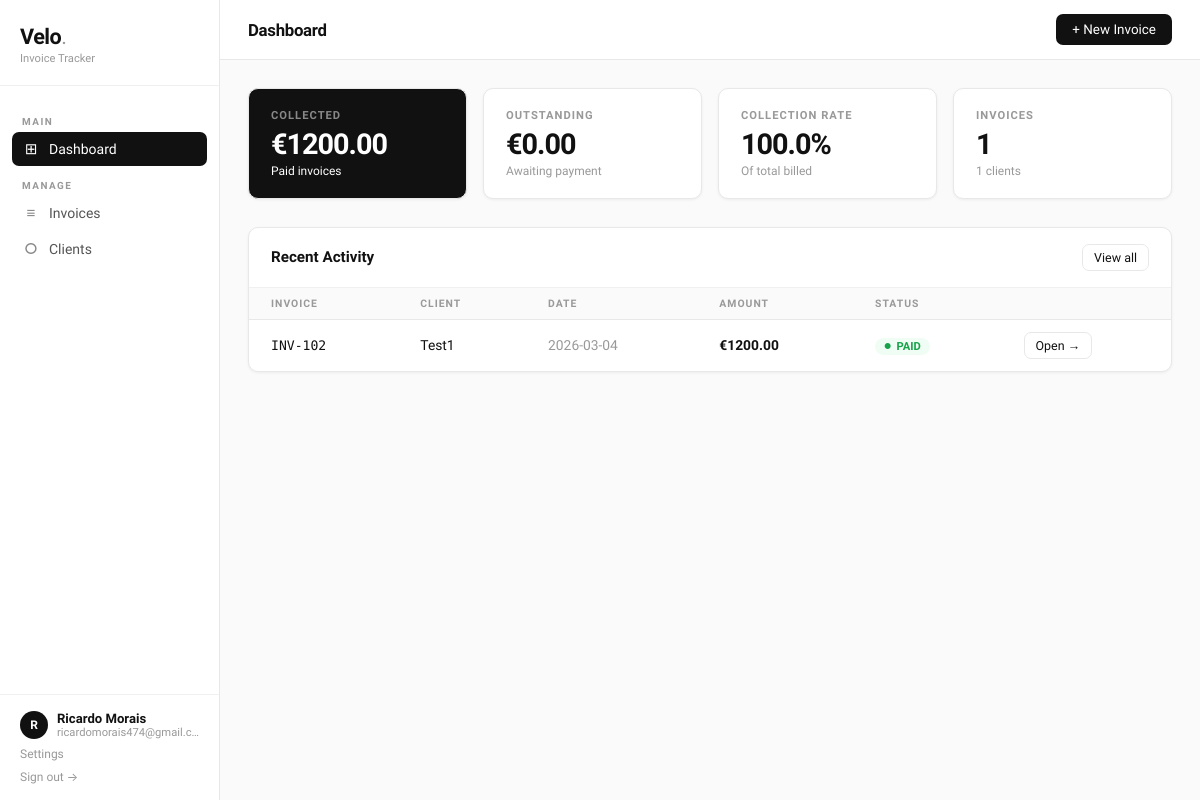
The page / (signed in) on the database its author committed.
### tables this page shows
CREATE TABLE invoices (id INTEGER PRIMARY KEY AUTOINCREMENT,user_id INTEGER NOT NULL,invoice_num TEXT NOT NULL,client_id INTEGER NOT NULL,total_amount REAL DEFAULT 0,status TEXT DEFAULT 'Unpaid',date TEXT NOT NULL,due_date TEXT,notes TEXT,FOREIGN KEY(user_id) REFERENCES users(id),FOREIGN KEY(client_id) REFERENCES clients(id));

CREATE TABLE clients (id INTEGER PRIMARY KEY AUTOINCREMENT,user_id INTEGER NOT NULL,name TEXT NOT NULL,email TEXT NOT NULL,phone TEXT,address TEXT,FOREIGN KEY(user_id) REFERENCES users(id));

### app.py (the view)
@app.route('/')
@login_required
def dashboard():
    db = get_db()
    total_revenue     = scalar(db, f"SELECT COALESCE(SUM(total_amount),0) FROM invoices WHERE user_id={ph()} AND status='Paid'",   (uid(),))
    total_outstanding = scalar(db, f"SELECT COALESCE(SUM(total_amount),0) FROM invoices WHERE user_id={ph()} AND status='Unpaid'", (uid(),))
    total_invoices    = scalar(db, f'SELECT COUNT(*) FROM invoices WHERE user_id={ph()}', (uid(),))
    total_clients     = scalar(db, f'SELECT COUNT(*) FROM clients  WHERE user_id={ph()}', (uid(),))
    rate   = (total_revenue / (total_revenue + total_outstanding) * 100) if (total_revenue + total_outstanding) > 0 else 0
    recent = fetchall(db, f'SELECT i.*,c.name FROM invoices i JOIN clients c ON i.client_id=c.id WHERE i.user_id={ph()} ORDER BY i.date DESC LIMIT 5', (uid(),))
    return render_template('dashboard.html', total_revenue=total_revenue, total_outstanding=total_outstanding,
        total_invoices=total_invoices, total_clients=total_clients, collection_rate=round(rate,1), recent_invoices=recent)

### app.py (called while the page is built)
def login_required(f):
    @wraps(f)
    def decorated(*args, **kwargs):
        if 'user_id' not in session:
            flash('Please log in to continue.', 'info')
            return redirect(url_for('login'))
        return f(*args, **kwargs)
    return decorated

def uid():
    return session.get('user_id')

def fetchone(db, sql, params=()):
    cur = db_cursor(db)
    cur.execute(sql, params)
    return cur.fetchone()

def fetchall(db, sql, params=()):
    cur = db_cursor(db)
    cur.execute(sql, params)
    return cur.fetchall()

def scalar(db, sql, params=()):
    row = fetchone(db, sql, params)
    if row is None: return 0
    return list(row.values())[0] if IS_POSTGRES else row[0]

def ph():
    return '%s' if IS_POSTGRES else '?'

    def get_db():
        if 'db' not in g:
            g.db = sqlite3.connect(DB_PATH)
            g.db.row_factory = sqlite3.Row
        return g.db

    def db_cursor(db):
        return db.cursor()

### templates/dashboard.html (shortened to what this page needs)
{% extends "base.html" %}
{% block page_title %}Dashboard{% endblock %}
{% block topbar_actions %}<a href="{{ url_for('create_invoice') }}" class="btn btn-primary">+ New Invoice</a>{% endblock %}
{% block content %}
<div class="stats-grid">
  <div class="stat-card highlight"><div class="stat-label">Collected</div><div class="stat-value">&#8364;{{ "%.2f"|format(total_revenue) }}</div><div class="stat-sub">Paid invoices</div></div>
  <div class="stat-card"><div class="stat-label">Outstanding</div><div class="stat-value">&#8364;{{ "%.2f"|format(total_outstanding) }}</div><div class="stat-sub">Awaiting payment</div></div>
  <div class="stat-card"><div class="stat-label">Collection Rate</div><div class="stat-value">{{ collection_rate }}%</div><div class="stat-sub">Of total billed</div></div>
  <div class="stat-card"><div class="stat-label">Invoices</div><div class="stat-value">{{ total_invoices }}</div><div class="stat-sub">{{ total_clients }} clients</div></div>
</div>
<div class="table-card">
  <div class="table-header"><h3>Recent Activity</h3><a href="{{ url_for('invoices') }}" class="btn btn-outline btn-sm">View all</a></div>
  {% if recent_invoices %}
  <table>
    <thead><tr><th>Invoice</th><th>Client</th><th>Date</th><th>Amount</th><th>Status</th><th></th></tr></thead>
    <tbody>
      {% for inv in recent_invoices %}
      <tr>
        <td class="mono" style="font-size:.82rem">{{ inv.invoice_num }}</td>
        <td>{{ inv.name }}</td>
        <td style="color:var(--ink3)">{{ inv.date }}</td>
        <td><strong>&#8364;{{ "%.2f"|format(inv.total_amount) }}</strong></td>
        <td><span class="badge badge-{{ inv.status|lower }}">{{ inv.status }}</span></td>
        <td><a href="{{ url_for('invoice_detail', invoice_id=inv.id) }}" class="btn btn-outline btn-sm">Open →</a></td>
      </tr>
      {% endfor %}
    </tbody>
  </table>
  {% else %}
  <div class="empty-state"><strong>No invoices yet</strong><p>Create your first invoice to get started.</p></div>
  {% endif %}
</div>
{% endblock %}

### templates/base.html (style rules this page uses)
:root { --bg:#fafafa;--surface:#fff;--border:#e8e8e8;--border2:#f0f0f0;--ink:#111;--ink2:#555;--ink3:#999;--green:#16a34a;--green-bg:#f0fdf4;--red:#dc2626;--red-bg:#fef2f2;--radius:10px;--shadow:0 1px 3px rgba(0,0,0,.06); }
*,*::before,*::after { box-sizing:border-box;margin:0;padding:0; }
body { font-family:'Geist',-apple-system,sans-serif;background:var(--bg);color:var(--ink);min-height:100vh;display:flex; }
.stats-grid { display:grid;grid-template-columns:repeat(auto-fit,minmax(190px,1fr));gap:16px;margin-bottom:28px; }
.stat-card { background:var(--surface);border:1px solid var(--border);border-radius:var(--radius);padding:20px 22px;box-shadow:var(--shadow); }
.stat-card.highlight { background:var(--ink); }
.stat-card.highlight .stat-label { color:rgba(255,255,255,.5); }
.stat-card.highlight .stat-value,.stat-card.highlight .stat-sub { color:#fff; }
.stat-label { font-size:.7rem;font-weight:600;text-transform:uppercase;letter-spacing:1px;color:var(--ink3);margin-bottom:8px; }
.stat-value { font-size:1.8rem;font-weight:600;letter-spacing:-1px;line-height:1; }
.stat-sub { font-size:.75rem;color:var(--ink3);margin-top:5px; }
.table-card { background:var(--surface);border:1px solid var(--border);border-radius:var(--radius);overflow:hidden;box-shadow:var(--shadow); }
.table-header { padding:16px 22px;border-bottom:1px solid var(--border2);display:flex;align-items:center;justify-content:space-between; }
.table-header h3 { font-size:.95rem;font-weight:600; }
table { width:100%;border-collapse:collapse; }
th { text-align:left;padding:9px 22px;font-size:.65rem;font-weight:600;text-transform:uppercase;letter-spacing:1px;color:var(--ink3);background:var(--bg);border-bottom:1px solid var(--border); }
td { padding:12px 22px;font-size:.865rem;border-bottom:1px solid var(--border2);vertical-align:middle; }
tr:last-child td { border-bottom:none; }
.badge { display:inline-flex;align-items:center;gap:5px;padding:2px 9px;border-radius:20px;font-size:.7rem;font-weight:600;text-transform:uppercase; }
.badge::before { content:'●';font-size:.5rem; }
.badge-paid { background:var(--green-bg);color:var(--green); }
.btn { display:inline-flex;align-items:center;gap:5px;padding:8px 16px;border-radius:7px;font-family:'Geist',sans-serif;font-size:.84rem;font-weight:500;cursor:pointer;border:none;text-decoration:none;transition:all .12s;white-space:nowrap; }
.btn-primary { background:var(--ink);color:#fff; }
.btn-outline { background:transparent;color:var(--ink);border:1px solid var(--border); }
.btn-sm { padding:5px 11px;font-size:.78rem; }
.mono { font-family:'Geist Mono',monospace; }

### rows shown on the page
invoices: invoice_num "INV-102", name "Test1", date "2026-03-04", total_amount "1200.00", status "PAID"

### other values the page prints
{{ session.user_name[0].upper() if session.user_name else '?' }} "R"
{{ session.user_name }} "Ricardo Morais"
{{ session.user_email }} "ricardomorais474@gmail.…"
{{ "%.2f"|format(total_revenue) }} "1200.00"
{{ "%.2f"|format(total_outstanding) }} "0.00"
{{ collection_rate }} "100.0"
{{ total_invoices }} "1"
{{ total_clients }} "1"
